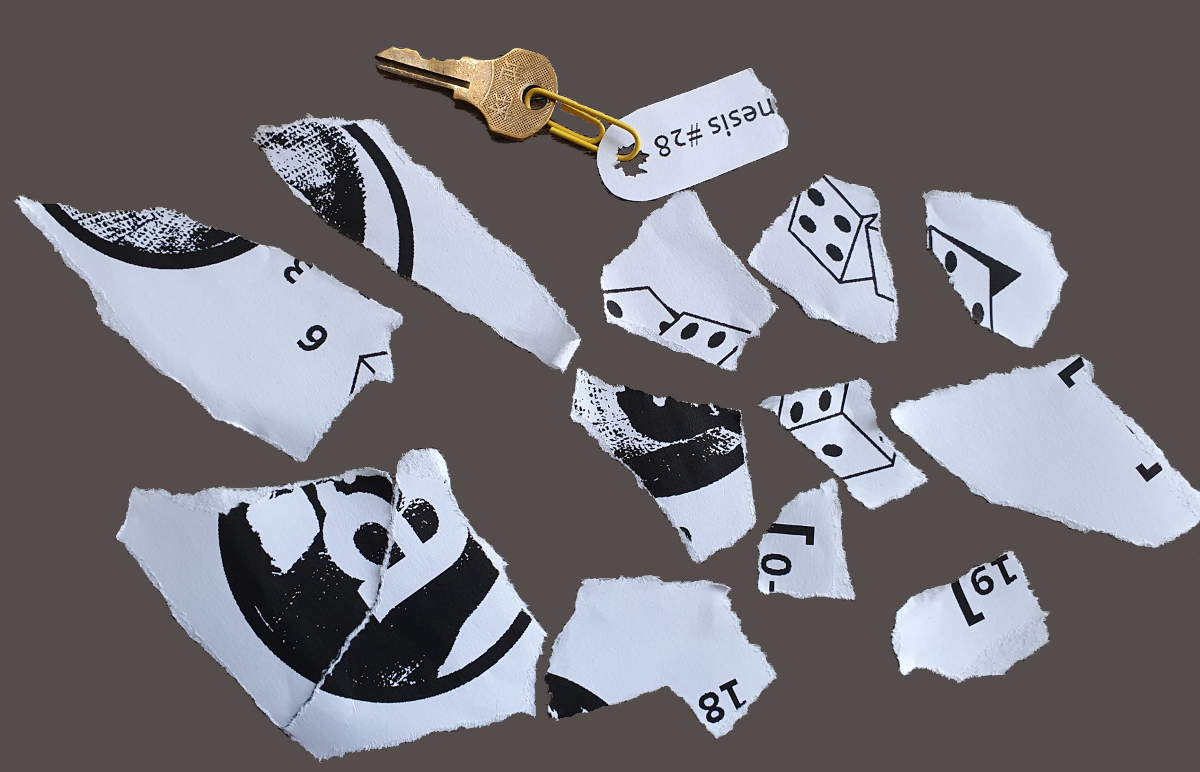
#> input picture pzl10_authoritative.png, 1200 x 772 px, found by its file name
$ python crop3.py
#> lines starting #> are read from the running program, lines starting #| are printed output that depends on the picture
from PIL import Image
img = Image.open('/home/sudosudo/.openclaw/workspace/pzl10_authoritative.png').convert('RGB')
# key regions from segmentation
regions = {
    'dice':   (14, 195, 402, 461),      # comp 384 (left area)
    'logo':   (252, 114, 580, 373),     # comp 215
    'right':  (890, 354, 1199, 547),    # comp 488
    'bottomL':(116, 448, 547, 761),     # comp 536
    'bottomR':(547, 575, 776, 738),     # comp 636
}
for name, box in regions.items():
    c = img.crop(box)
    c.resize((c.size[0]*3, c.size[1]*3), Image.LANCZOS).save(f'/home/sudosudo/.openclaw/workspace/reg_{name}.png')
    print(name, box, "->", c.size)
#> this loop made 5 passes
#> pass 1, `c = img.crop(box)`:
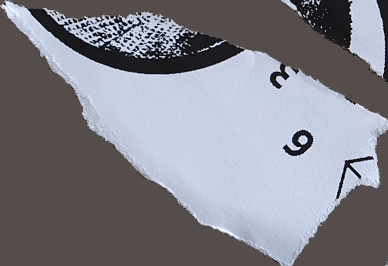
#> c: PIL image 388x266 RGB; mean R, G, B 130, 129.3, 138.4
#> pass 1, `c.resize((c.size[0]*3, c.size[1]*3), Image.LANCZOS).save(f'/home/sudos..`:
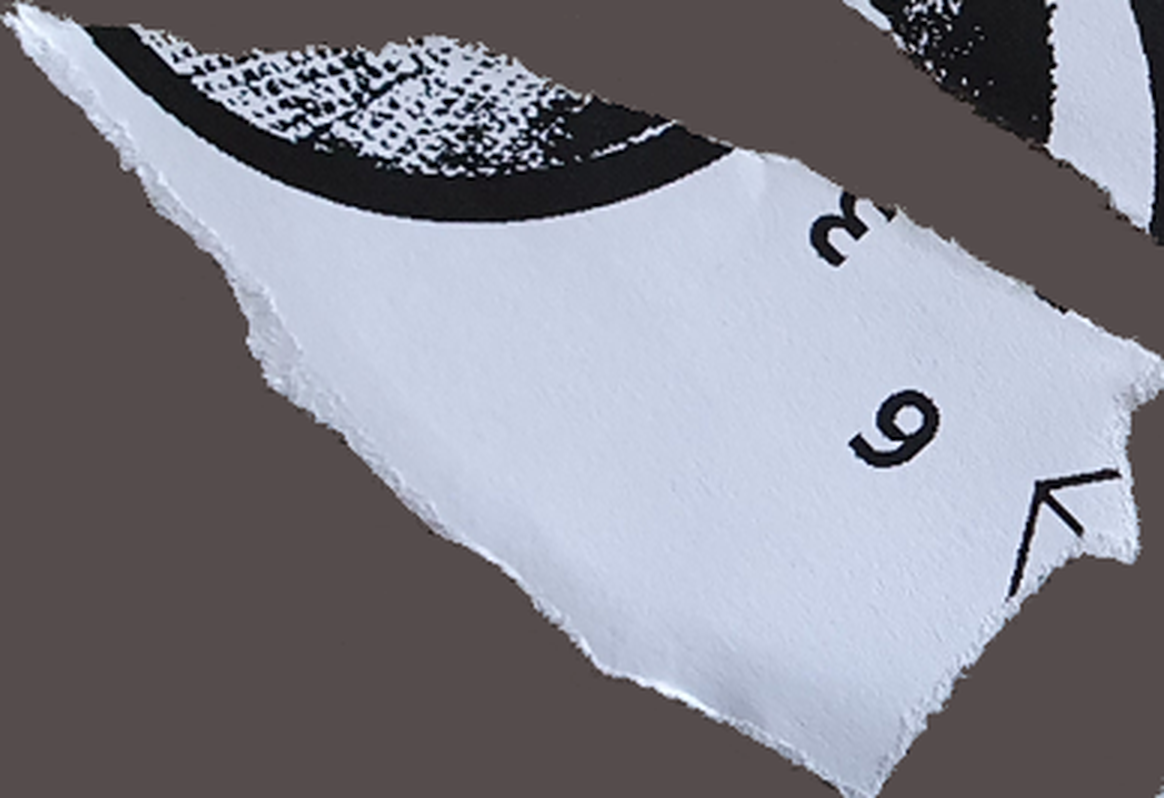
#> saved as reg_dice.png: PIL image 1164x798 RGB; mean R, G, B 130, 129.4, 138.4
#> pass 2, `c = img.crop(box)`:
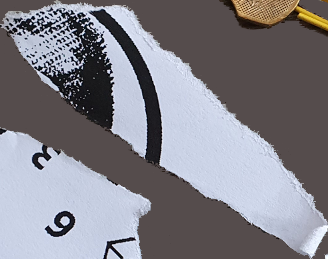
#> c: PIL image 328x259 RGB; mean R, G, B 130.2, 128.6, 136
#> pass 2, `c.resize((c.size[0]*3, c.size[1]*3), Image.LANCZOS).save(f'/home/sudos..`:
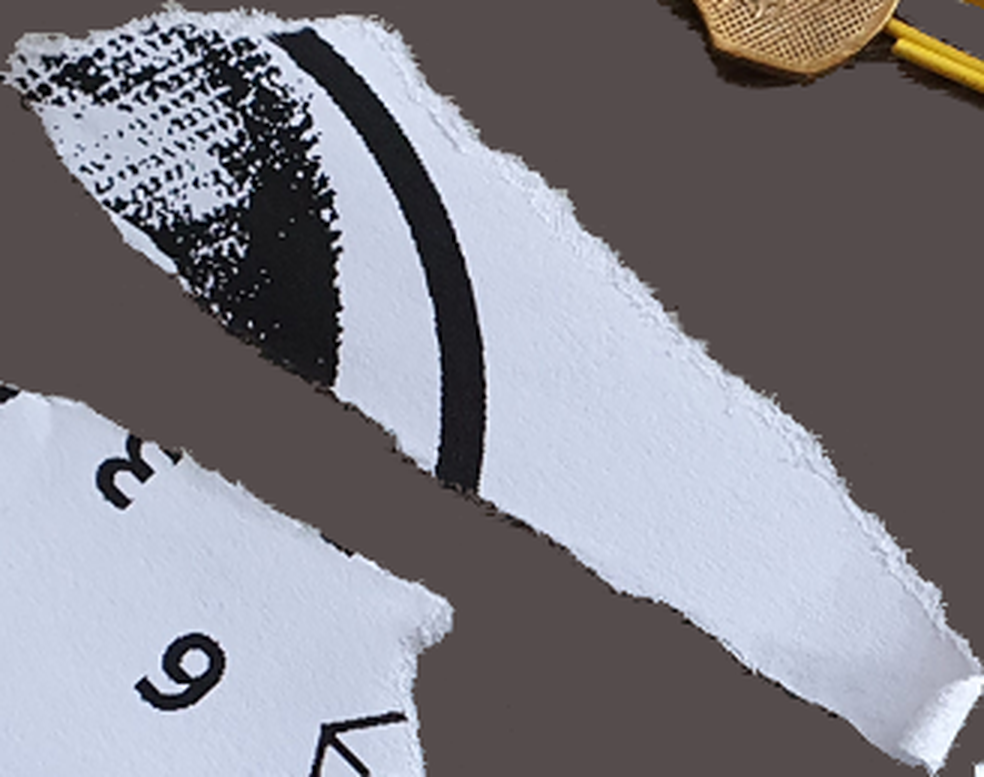
#> saved as reg_logo.png: PIL image 984x777 RGB; mean R, G, B 130.2, 128.6, 136
#> after the loop:
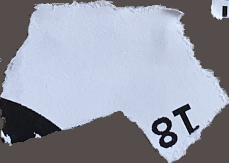
#> c: PIL image 229x163 RGB; mean R, G, B 150.5, 154, 167.3
